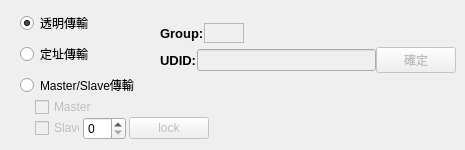
     <widget class="QWidget" name="page_1">
      <widget class="QWidget" name="layoutWidget">
       <property name="geometry">
        <rect>
         <x>160</x>
         <y>20</y>
         <width>296</width>
         <height>53</height>
        </rect>
       </property>
       <layout class="QGridLayout" name="gridLayout_6">
        <property name="spacing">
         <number>0</number>
        </property>
        <item row="2" column="0">
         <layout class="QHBoxLayout" name="horizontalLayout_5">
          <item>
           <widget class="QLabel" name="label_12">
            <property name="font">
             <font>
              <family>Arial</family>
              <pointsize>10</pointsize>
              <weight>75</weight>
              <bold>true</bold>
             </font>
            </property>
            <property name="text">
             <string>UDID:</string>
            </property>
           </widget>
          </item>
          <item>
           <widget class="QLineEdit" name="lineEdit_luna2_udid">
            <property name="enabled">
             <bool>false</bool>
            </property>
            <property name="autoFillBackground">
             <bool>false</bool>
            </property>
            <property name="styleSheet">
             <string notr="true"/>
            </property>
            <property name="frame">
             <bool>true</bool>
            </property>
           </widget>
          </item>
          <item>
           <widget class="QPushButton" name="udid_Btn">
            <property name="enabled">
             <bool>false</bool>
            </property>
            <property name="text">
             <string>確定</string>
            </property>
           </widget>
          </item>
         </layout>
        </item>
        <item row="1" column="0">
         <layout class="QFormLayout" name="formLayout"/>
        </item>
        <item row="0" column="0">
         <layout class="QFormLayout" name="formLayout_2">
          <item row="0" column="0">
           <widget class="QLabel" name="label_10">
            <property name="maximumSize">
             <size>
              <width>50</width>
              <height>16777215</height>
             </size>
            </property>
            <property name="font">
             <font>
              <family>Arial</family>
              <pointsize>10</pointsize>
              <weight>75</weight>
              <bold>true</bold>
             </font>
            </property>
            <property name="text">
             <string>Group:</string>
            </property>
           </widget>
          </item>
          <item row="0" column="1">
           <widget class="QTextEdit" name="textEdit_luna2_group">
            <property name="enabled">
             <bool>false</bool>
            </property>
            <property name="maximumSize">
             <size>
              <width>40</width>
              <height>20</height>
             </size>
            </property>
            <property name="verticalScrollBarPolicy">
             <enum>Qt::ScrollBarAlwaysOff</enum>
            </property>
            <property name="horizontalScrollBarPolicy">
             <enum>Qt::ScrollBarAsNeeded</enum>
            </property>
           </widget>
          </item>
         </layout>
        </item>
       </layout>
      </widget>
      <widget class="QWidget" name="layoutWidget">
       <property name="geometry">
        <rect>
         <x>20</x>
         <y>10</y>
         <width>189</width>
         <height>131</height>
        </rect>
       </property>
       <layout class="QVBoxLayout" name="verticalLayout_6">
        <item>
         <widget class="QRadioButton" name="radioButton_luna2_PASS">
          <property name="text">
           <string>透明傳輸</string>
          </property>
          <property name="checked">
           <bool>true</bool>
          </property>
         </widget>
        </item>
        <item>
         <widget class="QRadioButton" name="radioButton_luna2_UDID">
          <property name="text">
           <string>定址傳輸</string>
          </property>
         </widget>
        </item>
        <item>
         <layout class="QVBoxLayout" name="verticalLayout_3">
          <property name="spacing">
           <number>0</number>
          </property>
          <item>
           <widget class="QRadioButton" name="radioButton_luna2_MS">
            <property name="text">
             <string>Master/Slave傳輸</string>
            </property>
           </widget>
          </item>
          <item>
           <layout class="QHBoxLayout" name="horizontalLayout_2">
            <item>
             <spacer name="horizontalSpacer">
              <property name="orientation">
               <enum>Qt::Horizontal</enum>
              </property>
              <property name="sizeType">
               <enum>QSizePolicy::Fixed</enum>
              </property>
              <property name="sizeHint" stdset="0">
               <size>
                <width>15</width>
                <height>20</height>
               </size>
              </property>
             </spacer>
            </item>
            <item>
             <widget class="QCheckBox" name="checkBox_luna2_master">
              <property name="enabled">
               <bool>false</bool>
              </property>
              <property name="text">
               <string>Master</string>
              </property>
             </widget>
            </item>
           </layout>
          </item>
          <item>
           <layout class="QHBoxLayout" name="horizontalLayout_3">
            <property name="spacing">
             <number>3</number>
            </property>
            <item>
             <spacer name="horizontalSpacer_2">
              <property name="orientation">
               <enum>Qt::Horizontal</enum>
              </property>
              <property name="sizeType">
               <enum>QSizePolicy::Fixed</enum>
              </property>
              <property name="sizeHint" stdset="0">
               <size>
                <width>15</width>
                <height>20</height>
               </size>
              </property>
             </spacer>
            </item>
            <item>
             <widget class="QCheckBox" name="checkBox_luna2_slave">
              <property name="enabled">
               <bool>false</bool>
              </property>
              <property name="maximumSize">
               <size>
                <width>45</width>
                <height>16777215</height>
               </size>
              </property>
              <property name="text">
               <string>Slave</string>
              </property>
              <property name="iconSize">
               <size>
                <width>16</width>
                <height>16</height>
               </size>
              </property>
             </widget>
            </item>
            <item>
             <widget class="QSpinBox" name="spinBox_luna2Group">
              <property name="minimum">
               <number>0</number>
              </property>
             </widget>
            </item>
            <item>
             <layout class="QHBoxLayout" name="horizontalLayout_4">
              <item>
               <widget class="QPushButton" name="defineMS_Btn">
                <property name="enabled">
                 <bool>false</bool>
                </property>
                <property name="text">
                 <string>lock</string>
                </property>
                <property name="checkable">
                 <bool>true</bool>
                </property>
               </widget>
              </item>
             </layout>
            </item>
           </layout>
          </item>
         </layout>
        </item>
       </layout>
      </widget>
     </widget>
